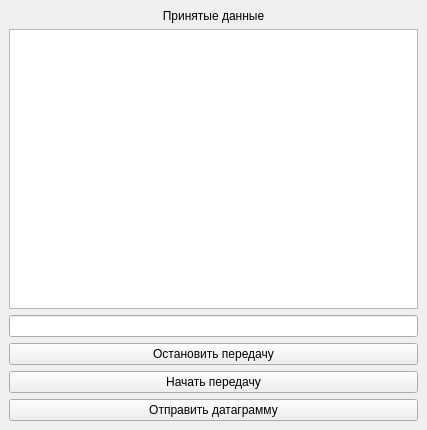
<?xml version="1.0" encoding="UTF-8"?>
<ui version="4.0">
 <class>MainWindow</class>
 <widget class="QMainWindow" name="MainWindow">
  <property name="geometry">
   <rect>
    <x>0</x>
    <y>0</y>
    <width>427</width>
    <height>430</height>
   </rect>
  </property>
  <property name="windowTitle">
   <string>MainWindow</string>
  </property>
  <widget class="QWidget" name="centralwidget">
   <layout class="QVBoxLayout" name="verticalLayout">
    <item>
     <widget class="QLabel" name="lb_receiveData">
      <property name="text">
       <string>Принятые данные</string>
      </property>
      <property name="alignment">
       <set>Qt::AlignCenter</set>
      </property>
     </widget>
    </item>
    <item>
     <widget class="QTextEdit" name="te_result"/>
    </item>
    <item>
     <widget class="QLineEdit" name="le_inputText"/>
    </item>
    <item>
     <widget class="QPushButton" name="pb_stop">
      <property name="text">
       <string>Остановить передачу</string>
      </property>
     </widget>
    </item>
    <item>
     <widget class="QPushButton" name="pb_start">
      <property name="text">
       <string>Начать передачу</string>
      </property>
     </widget>
    </item>
    <item>
     <widget class="QPushButton" name="pb_sendDatagram">
      <property name="text">
       <string>Отправить датаграмму</string>
      </property>
     </widget>
    </item>
   </layout>
  </widget>
 </widget>
 <resources/>
 <connections/>
</ui>
